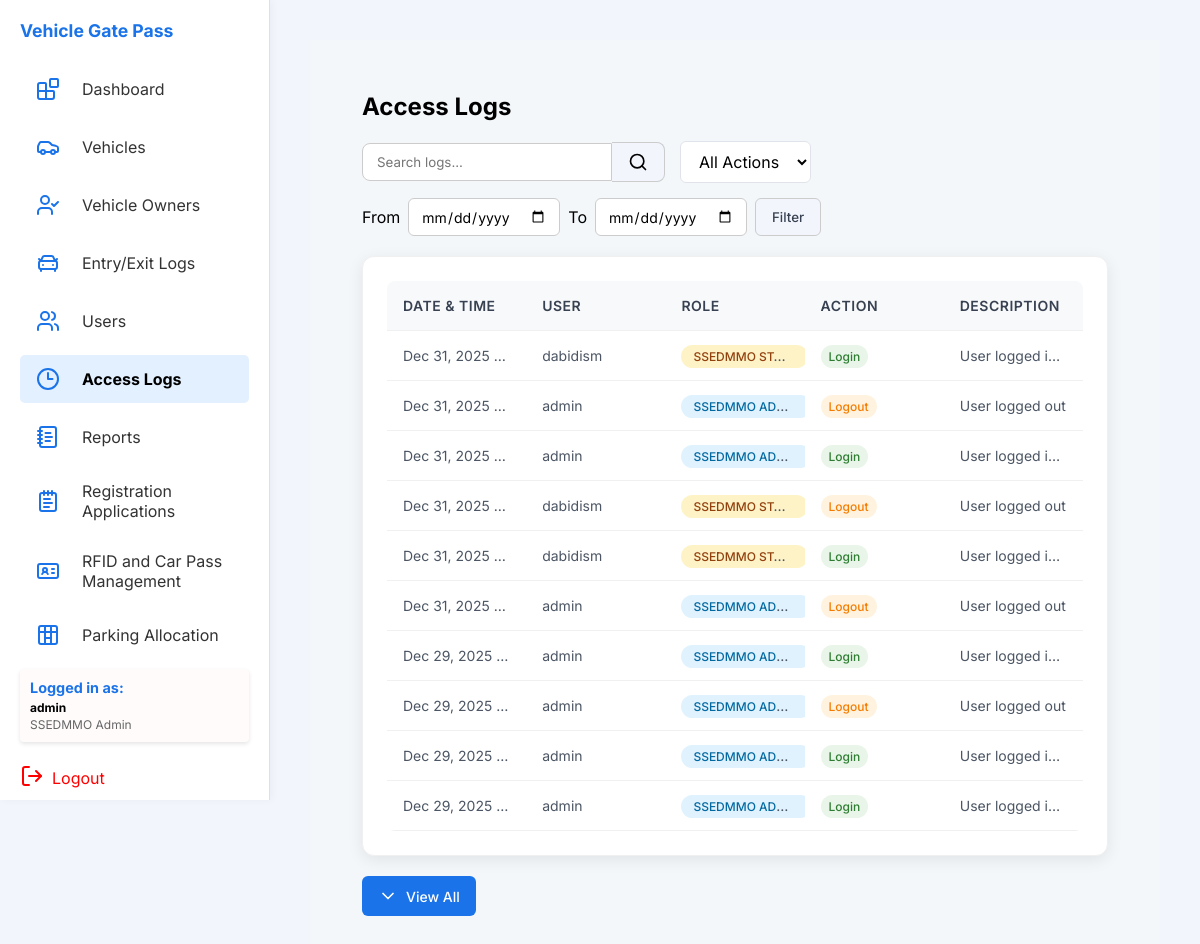
Page /php/access_logs.php (signed in) on the earlier database version.
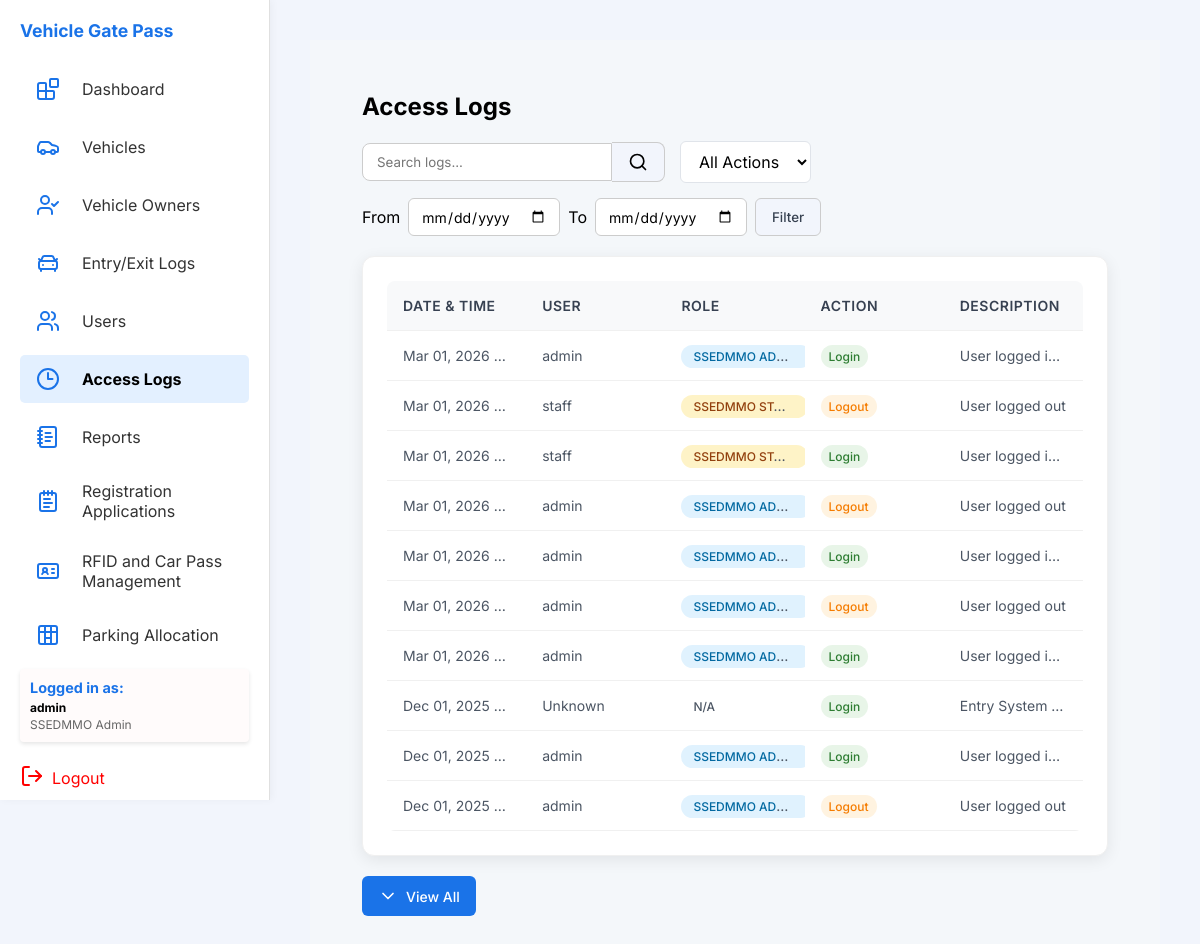
Same page on the later database version.
### tables this page shows
CREATE TABLE `accesslog` (
  `logID` int(11) NOT NULL,
  `userID` varchar(10) DEFAULT NULL,
  `action` enum('login','logout','failed_login','update','delete','view') NOT NULL,
  `description` text DEFAULT NULL,
  `timestamp` datetime DEFAULT current_timestamp()
);

CREATE TABLE `user` (
  `userID` varchar(10) NOT NULL,
  `registrationID` varchar(10) DEFAULT NULL,
  `passID` varchar(10) DEFAULT NULL,
  `username` varchar(50) NOT NULL,
  `password` varchar(255) NOT NULL,
  `role` enum('SSEDMMO Admin','SSEDMMO Staff','Guard') DEFAULT NULL
);

### php/access_logs.php (the view, shortened to what this page needs)
<?php
$db = new Database();
$conn = $db->getConnection();
$fromDate = isset($_GET['fromDate']) ? $_GET['fromDate'] : '';
$toDate = isset($_GET['toDate']) ? $_GET['toDate'] : '';
$whereClause = " WHERE al.action != 'failed_login'";
$params = [];
$types = '';
$query = "SELECT al.*, u.username, u.role
          FROM accesslog al
          LEFT JOIN user u ON al.userID = u.userID
          $whereClause
          ORDER BY al.timestamp DESC";
if ($params) {
    $stmt = $conn->prepare($query);
    $stmt->bind_param($types, ...$params);
    $stmt->execute();
    $result = $stmt->get_result();
} else {
    $result = $conn->query($query);
}
include_once '../includes/header.php';
?>
<main class="main">
  <div class="container">
    <div class="header">
      <h2>Access Logs</h2>
      <div class="header-actions">
        <div class="search-container">
          <input type="text" id="searchInput" placeholder="Search logs..." />
          <button class="search-btn">
            <svg xmlns="http://www.w3.org/2000/svg" width="20" height="20" viewBox="0 0 24 24" fill="none"
              stroke="currentColor" stroke-width="2" stroke-linecap="round" stroke-linejoin="round"
              class="lucide lucide-search">
              <circle cx="11" cy="11" r="8" />
              <path d="m21 21-4.3-4.3" />
            </svg>
          </button>
        </div>
        <div class="filter-container">
          <select id="filterAction">
            <option value="">All Actions</option>
          </select>
        </div>
        <div class="filter-container" style="display:flex; align-items:center; gap:8px;">
          <label for="fromDate">From</label>
          <input type="date" id="fromDate" name="fromDate" value="<?php echo htmlspecialchars($fromDate); ?>" class="date-input">
          <label for="toDate">To</label>
          <input type="date" id="toDate" name="toDate" value="<?php echo htmlspecialchars($toDate); ?>" class="date-input">
          <button type="button" id="dateFilterBtn" class="filter-btn">Filter</button>
        </div>
      </div>
    </div>
    <div class="card">
      <table class="data-table">
        <thead>
          <tr>
            <th>Date & Time</th>
            <th>User</th>
            <th>Role</th>
            <th>Action</th>
            <th>Description</th>
          </tr>
        </thead>
        <tbody>
          <?php if ($result && $result->num_rows > 0): ?>
            <?php
            $count = 0;
            $result->data_seek(0);
            while ($row = $result->fetch_assoc()):
              $count++;
              $class = $count > 10 ? 'class="hidden-log"' : '';
              ?>
              <tr <?php echo $class; ?>>
                <td><?php echo date('M d, Y H:i:s', strtotime($row['timestamp'])); ?></td>
                <td><?php echo htmlspecialchars($row['username'] ?? 'Unknown'); ?></td>
                <td>
                  <?php if ($row['role']): ?>
                    <span class="role-badge role-<?php echo strtolower(str_replace(' ', '-', $row['role'])); ?>">
                      <?php echo htmlspecialchars(ucfirst($row['role'])); ?>
                    </span>
                  <?php else: ?>
                    <span class="role-badge">N/A</span>
                  <?php endif; ?>
                </td>
                <td>
                  <span class="action-badge action-<?php echo strtolower($row['action']); ?>">
                    <?php echo htmlspecialchars(ucfirst($row['action'])); ?>
                  </span>
                </td>
                <td><?php echo htmlspecialchars($row['description']); ?></td>
              </tr>
            <?php endwhile; ?>
          <?php else: ?>
            <tr>
              <td colspan="5" class="no-data">No access logs found</td>
            </tr>
          <?php endif; ?>
        </tbody>
      </table>
    </div>
    <?php if ($result && $result->num_rows > 10): ?>
      <div class="text-center-margin-top-20">
        <button id="viewAllBtn" class="add-btn" onclick="toggleLogs()">
          <svg xmlns="http://www.w3.org/2000/svg" width="20" height="20" viewBox="0 0 24 24" fill="none"
            stroke="currentColor" stroke-width="2" stroke-linecap="round" stroke-linejoin="round">
            <path d="M6 9l6 6 6-6" />
          </svg>
          <span id="btnText">View All</span>
        </button>
      </div>
    <?php endif; ?>
  </div>
</main>
<?php
include_once '../includes/footer.php';
?>

Differences in the rows shown:
no longer on this page (row edited): accesslog: timestamp "Dec 31, 2025…", userID.username "admin", userID.role "SSEDMMO AD…", action "Logout", description "User logged out"
no longer on this page (row edited): accesslog: timestamp "Dec 29, 2025…", userID.username "admin", userID.role "SSEDMMO AD…", action "Login", description "User logged i…"
no longer on this page (row edited): accesslog: timestamp "Dec 29, 2025…", userID.username "admin", userID.role "SSEDMMO AD…", action "Login", description "User logged i…"
changed accesslog (number 1 of 10 on the later page): timestamp "Dec 31, 2025…" → "Mar 01, 2026…"; userID.username "dabidism" → "admin"; userID "U112" → "U000" (drawn); userID.role "SSEDMMO ST…" → "SSEDMMO AD…"
changed accesslog (number 2 of 10 on the later page): timestamp "Dec 31, 2025…" → "Mar 01, 2026…"; userID.username "admin" → "staff"; userID "U000" → "U001" (drawn); userID.role "SSEDMMO AD…" → "SSEDMMO ST…"
changed accesslog (number 3 of 10 on the later page): timestamp "Dec 31, 2025…" → "Mar 01, 2026…"; userID.username "admin" → "staff"; userID "U000" → "U001" (drawn); userID.role "SSEDMMO AD…" → "SSEDMMO ST…"
changed accesslog (number 4 of 10 on the later page): timestamp "Dec 31, 2025…" → "Mar 01, 2026…"; userID.username "dabidism" → "admin"; userID "U112" → "U000" (drawn); userID.role "SSEDMMO ST…" → "SSEDMMO AD…"
changed accesslog (number 5 of 10 on the later page): timestamp "Dec 31, 2025…" → "Mar 01, 2026…"; userID.username "dabidism" → "admin"; userID "U112" → "U000" (drawn); userID.role "SSEDMMO ST…" → "SSEDMMO AD…"
changed accesslog (number 6 of 10 on the later page): timestamp "Dec 29, 2025…" → "Mar 01, 2026…"; action "Login" → "Logout"; description "User logged i…" → "User logged out"
changed accesslog (number 7 of 10 on the later page): timestamp "Dec 29, 2025…" → "Mar 01, 2026…"; action "Logout" → "Login"; description "User logged out" → "User logged i…"
added accesslog: timestamp "Dec 01, 2025…", username "Unknown", shows "N/A", action "Login", description "Entry System…"
now on this page (row unchanged): accesslog: timestamp "Dec 01, 2025…", userID.username "admin", userID.role "SSEDMMO AD…", action "Login", description "User logged i…"
now on this page (row unchanged): accesslog: timestamp "Dec 01, 2025…", userID.username "admin", userID.role "SSEDMMO AD…", action "Logout", description "User logged out"
